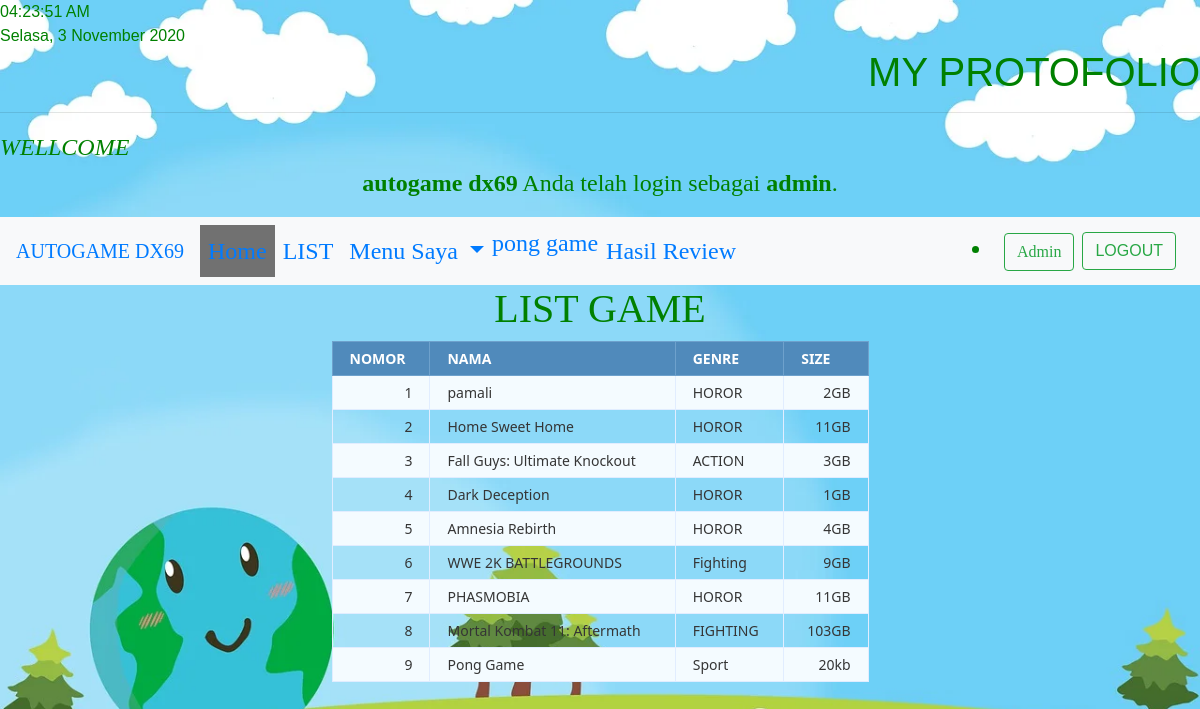
Page /uts/list.php (signed in) on the committed database.
### tables this page shows
CREATE TABLE `list` (
  `nomor` int(11) NOT NULL,
  `nama` varchar(250) NOT NULL,
  `genre` varchar(250) NOT NULL,
  `size` varchar(250) NOT NULL
);

### uts/list.php (the view, shortened to what this page needs)
<?php
$db_host = 'localhost';
$db_user = 'root';
$db_pass = '';
$db_name = 'user_level';
$conn = mysqli_connect($db_host, $db_user, $db_pass, $db_name);
$sql = 'SELECT *
    FROM list';
$query = mysqli_query($conn, $sql);
?>
<html>
<head>
</head>
<body>
<!DOCTYPE html>
<html>
<head>
  <link rel="stylesheet" href="https://maxcdn.bootstrapcdn.com/bootstrap/4.3.1/css/bootstrap.min.css">
</head>
<body>
<font face=arial size=3 color=green>
  <div id="clock"></div>
<h1 class="right">MY Protofolio</h1>
</font>
  <hr>
  <font face=arial size=3 color=green>
      <font face=calibri size=5>
<i><marquee scrollamount=15>WELLCOME</marquee></i>
</head>
</head>
<body>
  <center>
 <b><?php echo $_SESSION['username']; ?></b> Anda telah login sebagai <b><?php echo $_SESSION['level']; ?></b>.</p></center>
<nav class="navbar navbar-expand-lg navbar-drack bg-light" >
    <a class="navbar-brand" href="https://www.youtube.com/channel/UCEfdKbD-NnCbehXOe3np-7w">AUTOGAME DX69</a>
    <div class="collapse navbar-collapse" id="navbarSupportedContent">
      <ul class="navbar-nav mr-auto">
        <li class="nav-item active">
          <a class="nav-link" href="halaman_user.php">Home <span class="sr-only">(current)</span></a>
        </li>
        <li class="nav-item">
          <a class="nav-link" href="list.php">LIST</a>
        <li class="nav-item dropdown">
          <a class="nav-link dropdown-toggle" href="#" id="navbarDropdown" role="button" data-toggle="dropdown" aria-haspopup="true" aria-expanded="false">
            Menu Saya
          </a>
        </li>
        <li class="nav-item">
          <a class="ndropdown-item" href="tetris.php" tabindex="-1" aria-disabled="false">pong game</a>
        </li>
              <li class="nav-item">
          <a class="nav-link" href="hasil.php">Hasil Review</a>
        </li>
      </ul>
          <li class="nav-item">
          <a href="halaman_admin.php"class="btn btn-outline-success mr-2">Admin</a>
        </li>
      <font face=arial size=3 color=green>
  <a href="logout.php"class="btn btn-outline-success mr-2">LOGOUT</a>
    </div>
 </font>
  <h1>list game</h1>
  <table class="data-table">
    <thead>
      <tr>
        <th>nomor</th>
        <th>nama</th>
        <th>genre</th>
        <th>size</th>
      </tr>
    </thead>
    <tbody>
    <?php
    while ($row = mysqli_fetch_array($query))
    {
      echo '<tr>
         <td>'.$row['nomor'].'</td>
          <td>'.$row['nama'].'</td>
          <td>'.$row['genre'].'</td>
         <td>'.$row['size'].'</td>
        </tr>';
    }?>
    </tbody>
  </table>
</body>
</html>

### uts/list.php (style rules this page uses)
body { font-size: 15px; color: #343d44; font-family: "segoe-ui", "open-sans", tahoma, arial; padding: 0; margin: 0; }
table { margin: auto; font-family: "Lucida Sans Unicode", "Lucida Grande", "Segoe Ui"; font-size: 12px; }
h1 { margin: 25px auto 0; text-align: center; text-transform: uppercase; font-size: 17px; }
table td { transition: all .5s; }
.data-table { border-collapse: collapse; font-size: 14px; min-width: 537px; }
.data-table th, .data-table td { border: 1px solid #e1edff; padding: 7px 17px; }
.data-table thead th { background-color: #508abb; color: #FFFFFF; border-color: #6ea1cc !important; text-transform: uppercase; }
.data-table tbody td { color: #353535; }
.data-table tbody td:first-child, .data-table tbody td:nth-child(4), .data-table tbody td:last-child { text-align: right; }
.data-table tbody tr:nth-child(odd) td { background-color: #f4fbff; }
body { background-color: dimgray; }
.right { text-align: right; }
body { background-image:url(anjay246.jpg); background-size:cover; background-attachment: fixed; }
* { box-sizing: border-box; }
body { font-family: Verdana, sans-serif; }
.active { background-color: #717171; }
body { margin: 0; font-family: Arial, Helvetica, sans-serif; }

### rows in the picture
list: nomor "1", nama "pamali", genre "HOROR", size "2GB"
list: nomor "2", nama "Home Sweet Home", genre "HOROR", size "11GB"
list: nomor "3", nama "Fall Guys: Ultimate Knockout", genre "ACTION", size "3GB"
list: nomor "4", nama "Dark Deception", genre "HOROR", size "1GB"
list: nomor "5", nama "Amnesia Rebirth", genre "HOROR", size "4GB"
list: nomor "6", nama "WWE 2K BATTLEGROUNDS", genre "Fighting", size "9GB"
list: nomor "7", nama "PHASMOBIA", genre "HOROR", size "11GB"
list: nomor "8", nama "Mortal Kombat 11: Aftermath", genre "FIGHTING", size "103GB"
list: nomor "9", nama "Pong Game", genre "Sport", size "20kb"

### other values in the picture
$_SESSION['username'] "autogame dx69"
$_SESSION['level'] "admin"
